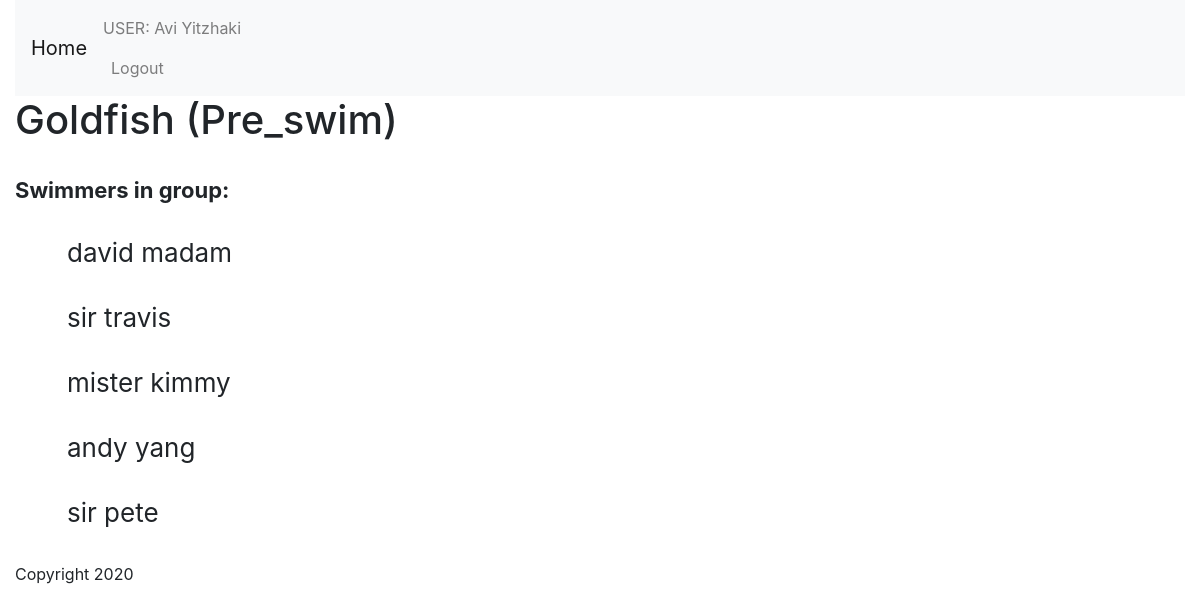
Page /swimming/group/2/ (signed in) on the committed database.
### swimming/models.py (models this page shows)
class Coach(models.Model):
    user = models.OneToOneField(User, on_delete = models.PROTECT)
    first_name = models.CharField(max_length = 200)
    last_name = models.CharField(max_length = 200)
    gender = models.CharField(max_length = 200)
    def __str__(self):
        return f"{self.first_name} {self.last_name}"

class Group(models.Model):
    class Level(models.IntegerChoices):
        PRE_SWIM = 1, _('Pre_swim'),
        BEGGINERS = 2, _('Begginers'),
        ADVANCED = 3, _('Advanced'),
        COMPETATIVE = 4, _('Competative')
    class AgeGroup(models.IntegerChoices):
        FIVE_TO_SEVEN = 1, _('5-7')
        EIGHT_TO_TWELVE = 2, _('8-12')
        THIRTEEN_TO_EIGHTEEN = 3, _('13-18')
        ABOVE_EIGHTEEN = 4, _('18+')
    name = models.CharField(max_length = 200)
    capacity = models.IntegerField(null = True)
    level = models.IntegerField(choices = Level.choices)
    age_group = models.IntegerField(choices = AgeGroup.choices)
    coach = models.ForeignKey(Coach, on_delete = models.PROTECT, related_name = "groups")
    def __str__(self):
        return self.name.title()

class Trainee(models.Model):
    first_name = models.CharField(max_length = 20)
    last_name = models.CharField(max_length = 30)
    gender = models.CharField(max_length = 20)
    birth_date = models.DateField(null = True)
    group = models.ForeignKey(Group, on_delete = models.PROTECT, related_name = "trainees")
    def __str__(self):
        return f"{self.first_name} {self.last_name}"

### swimming/views.py (the view)
# urls.py: path('group/<int:group_id>/', views.groups_detail, name = 'groups_detail'),
@login_required
def groups_detail(request, group_id):
    group = get_object_or_404(Group, pk=group_id, coach=request.user.coach)
    return render(request, "swimming/group.html", {
        "group": group
    })

### swimming/templates/swimming/group.html (shortened to what this page needs)
{% extends "base.html" %}
{% block content %}
<h1>{{ group }} ({{ group.get_level_display }})</h1>
<dl>
<dt>Swimmers in group:</dt>
{% for member in group.trainees.all %}
    <dd>{{ member }}</dd>
{% endfor %}
</dl>
{% endblock %}

### swimming/templates/base.html (shortened to what this page needs)
{% load static %}
<!doctype html>
<html>
<head>
    <link rel="stylesheet"
          href="{% static "vendor/bootstrap/css/bootstrap.css" %}">
    <link rel="stylesheet" href="{% static "css/style.css" %}">
</head>
<body>
<div class="container-fluid">
    <nav class="navbar navbar-light bg-light navbar-expand">
        <a class="navbar-brand" href="{% url "swimming:coach_page" %}">Home</a>
    <div class="collapse navbar-collapse" id="navbarSupportedContent">
        <ul class="navbar-nav">
            <li class="nav-item">
                {% if user.is_authenticated %}
                    <span class="navbar-text">
                        USER: {{ user.coach }}
                </span>
                    <a class="nav-link" href="{% url "logout" %}">
                        Logout
                    </a>
                {% else %}
                    <a class="nav-link" href="{% url "login" %}">
                        Login
                    </a>
                {% endif %}
            </li>
        </ul>
    </div>
    </nav>
    {% block content %}PO TIDCHUF CONTENT{% endblock %}
    <footer>
        Copyright 2020
    </footer>
</div>
</body>
</html>

### swimming/static/css/style.css (style rules this page uses)
dl { font-size: 30px; display: block; margin-top: 1em; margin-bottom: 1em; margin-left: 0; margin-right: 0; }
dt { margin-bottom: 1em; margin-top: 1em; font-size: 22px; }
dd { margin-top: 1em; margin-left: 2em; font-size: 26px; }

### rows in the picture
Group: name "Goldfish", level "Pre_swim"
Trainee: first_name+last_name "david madam"
Trainee: first_name+last_name "sir travis"
Trainee: first_name+last_name "mister kimmy"
Trainee: first_name+last_name "andy yang"
Trainee: first_name+last_name "sir pete"

### other values in the picture
{{ user.coach }} "Avi Yitzhaki"
